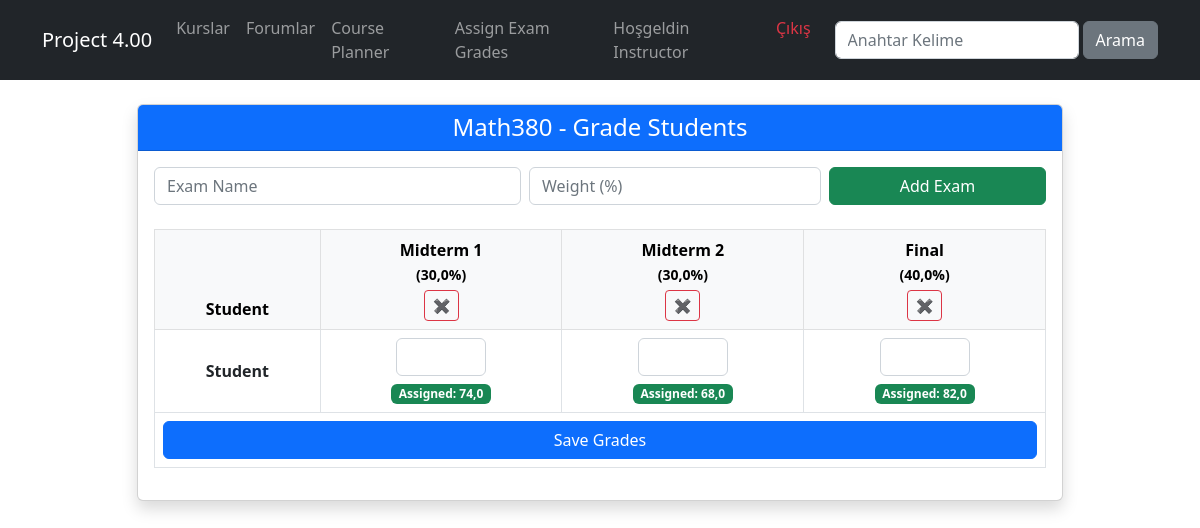
/kurslar/grade-course/Math380/ (signed in), run on an earlier commit of the app's database.
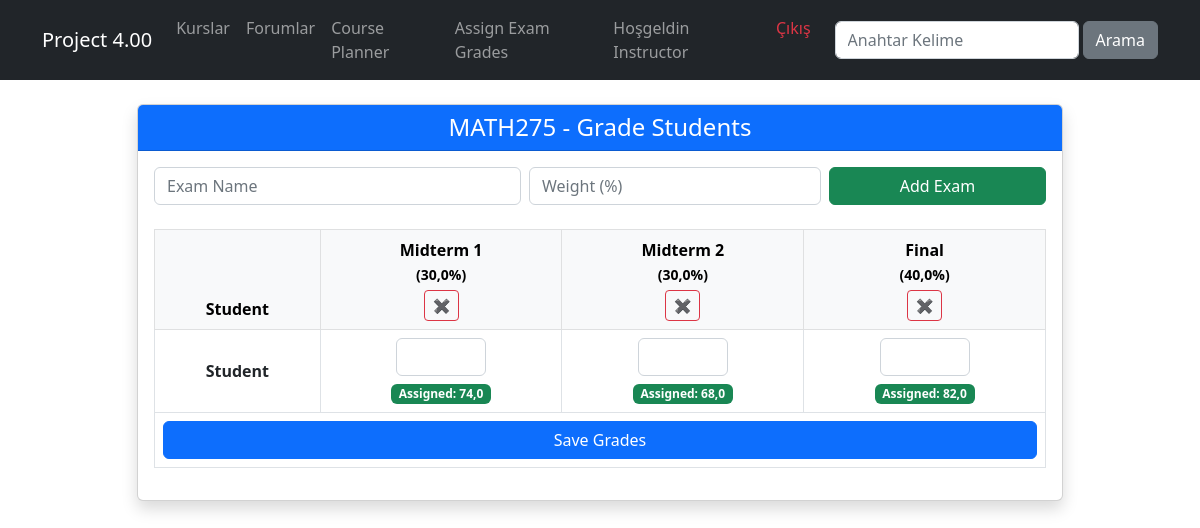
And on a later commit of the database.
### courses/models.py (models this page shows, shortened)
class Course(models.Model):
    title = models.CharField(max_length=50, unique=True)
    description = models.TextField()
    image = models.ImageField(upload_to="images",blank=True,default="images/default.jpg")
    date= models.DateField(auto_now=True)
    isActive = models.BooleanField(default=False)
    isHome = models.BooleanField(default=False)
    slug = models.SlugField(default="",blank=True,null=False, unique=True, db_index=True)
    categories = models.ManyToManyField(Category)
    timetable = models.JSONField(default=list, blank=True)
    instructor = models.ForeignKey(
        settings.AUTH_USER_MODEL,
        on_delete=models.SET_NULL,
        null=True,
        blank=True,
        related_name='courses_taught',
        limit_choices_to={'groups__name': 'Instructor'}
    )

### courses/views.py (the view, shortened to what this page needs)
# urls.py: path('grade-course/<slug:slug>/', views.grade_course, name='grade_course'),
@login_required
@user_passes_test(is_instructor)
def grade_course(request, slug):
    course = get_object_or_404(Course, slug=slug, instructor=request.user)
    enrollments = Enrollment.objects.filter(course=course)
    exams = course.exams.all()
    if request.method == "POST" and "delete_exam_id" in request.POST:
        exam_id = request.POST.get("delete_exam_id")
        exam = Exam.objects.filter(id=exam_id, course=course).first()
        if exam:
            exam.delete()
        return redirect('grade_course', slug=course.slug)
    if request.method == "POST" and "add_exam" in request.POST:
        name = request.POST.get("exam_name")
        weight = request.POST.get("exam_weight")
        if name and weight:
            Exam.objects.create(course=course, name=name, weight=weight)
        return redirect('grade_course', slug=course.slug)
    context = {
        'course': course,
        'enrollments': enrollments,
        'exams': exams,
    }
    return render(request, 'courses/grade_course.html', context)

### courses/templatetags/course_extras.py (called while the page is built)
@register.filter
def if_in_group(user, group_name):
    return user.groups.filter(name=group_name).exists()

@register.filter
def get_grade(exam, enrollment):
    return exam.grades.filter(enrollment=enrollment).first()

### courses/views.py (called while the page is built)
def is_instructor(user):
    return user.groups.filter(name='Instructor').exists()

### courses/templates/courses/grade_course.html (shortened to what the changed rows need)
{% extends "layout.html" %}
{% load course_extras %}
{% block content %}
<div class="container mt-4">
    <div class="row justify-content-center">
        <div class="col-lg-10">
            <div class="card shadow">
                <div class="card-header bg-primary text-white text-center">
                    <h4 class="mb-0">{{ course.title }} - Grade Students</h4>
                </div>
                <div class="card-body">
                    <div class="table-responsive">
                        <table class="table table-bordered align-middle text-center">
                            <thead class="table-light">
                                <tr>
                                    <th>Student</th>
                                    {% for exam in exams %}
                                        <th>
                                            <div class="d-flex flex-column align-items-center">
                                                <span>{{ exam.name }}<br><small>({{ exam.weight }}%)</small></span>
                                                <form method="post" action="" class="mt-1">
                                                    <button type="submit" class="btn btn-sm btn-outline-danger" title="Delete Exam"
                                                        onclick="return confirm('Are you sure you want to delete this exam?');">✖</button>
                                                </form>
                                            </div>
                                        </th>
                                    {% endfor %}
                                </tr>
                            </thead>
                        </table>
                    </div>
                </div>
            </div>
        </div>
    </div>
</div>
{% endblock %}

What changed in the data, as far as the page shows it:
changed Course: title "Math380" → "MATH275"
